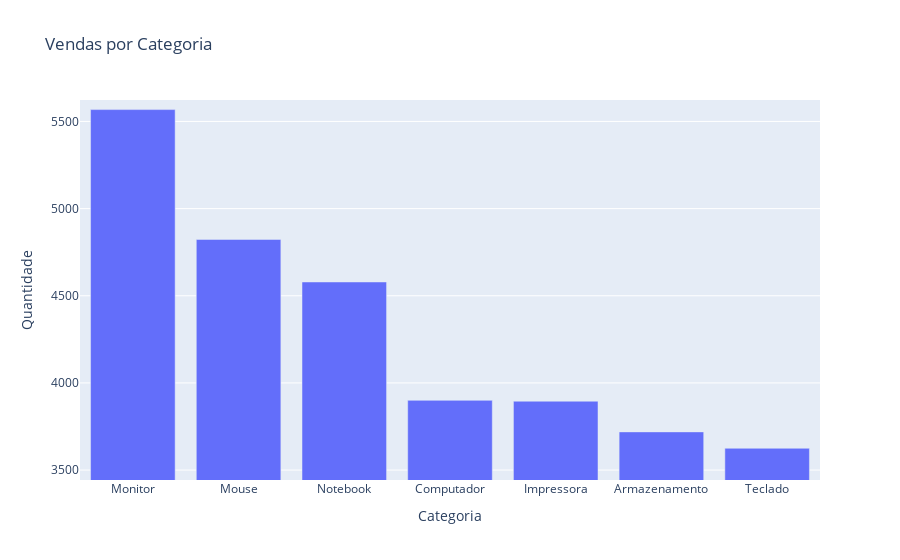

Source (notebook cell):
### Code cell
# Plotly Express 1
fig = px.bar(categoria_quantidade_produto_total, x="Categoria", y="Quantidade", title='Vendas por Categoria')
fig.update_layout(yaxis_range=[categoria_quantidade_produto_total_min, categoria_quantidade_produto_total_max])
fig.show()

### Figure 1 — Plotly figure (JSON) as saved in the notebook; plotly's stock layout.template omitted (floating-point values rounded to 4 significant figures)
{"data": [{"alignmentgroup": "True", "hovertemplate": "Categoria=%{x}<br>Quantidade=%{y}<extra></extra>", "legendgroup": "", "marker": {"color": "#636efa", "pattern": {"shape": ""}}, "name": "", "offsetgroup": "", "orientation": "v", "showlegend": false, "textposition": "auto", "type": "bar", "x": ["Monitor", "Mouse", "Notebook", "Computador", "Impressora", "Armazenamento", "Teclado"], "xaxis": "x", "y": [5568, 4823, 4579, 3900, 3895, 3719, 3625], "yaxis": "y"}], "layout": {"barmode": "relative", "legend": {"tracegroupgap": 0}, "title": {"text": "Vendas por Categoria"}, "xaxis": {"anchor": "y", "domain": [0, 1], "title": {"text": "Categoria"}}, "yaxis": {"anchor": "x", "domain": [0, 1], "range": [3443, 5623], "title": {"text": "Quantidade"}}}}
